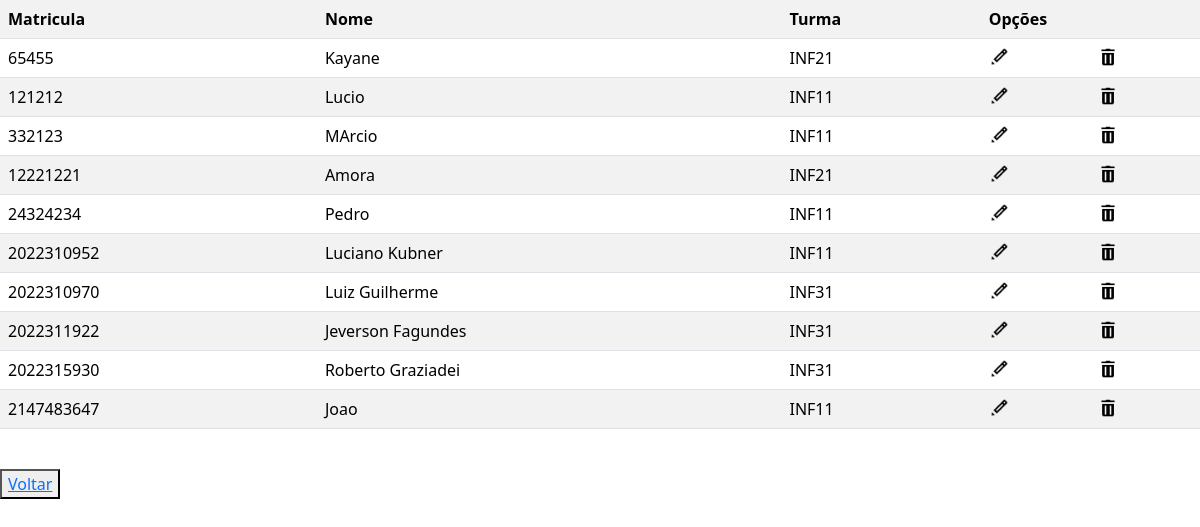
The app's page /crud/crud_aluno/listar.php (signed in), older data.
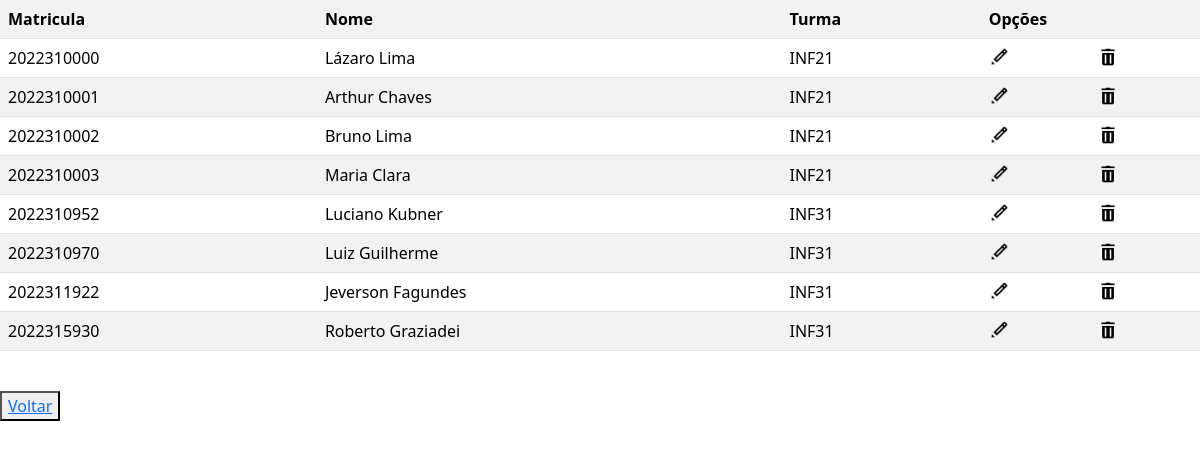
The same page, newer data.
### tables this page shows
CREATE TABLE IF NOT EXISTS `aluno` (
  `matricula` int NOT NULL AUTO_INCREMENT,
  `nome` varchar(255) NOT NULL,
  `turma` int NOT NULL,
  PRIMARY KEY (`matricula`)
);

CREATE TABLE IF NOT EXISTS `turma` (
  `id_turma` int NOT NULL AUTO_INCREMENT,
  `nome_turma` varchar(255) NOT NULL,
  PRIMARY KEY (`id_turma`)
);

### crud/crud_aluno/listar.php (the view, shortened to what this page needs)
<?php
include('../../conecta.php');
echo "<link rel='stylesheet' href='../../css/bootstrap.min.css'>";
$sql = "SELECT * FROM aluno
    inner join turma on turma = id_turma";
$resultado = mysqli_query($conexao, $sql);
echo '<table class="table table-white table-striped">
<tr>
<th scope="col">Matricula</th>
<th scope="col">Nome</th>
<th scope="col">Turma</th>
<th colspan=3>Opções</th>
</tr>';
while ($dados = mysqli_fetch_assoc($resultado)) {
    echo '<tr>';
    echo '<td>' . $dados['matricula'] . '</td>';
    echo '<td>' . $dados['nome'] . '</td>';
    echo '<td>' . $dados['nome_turma'] . '</td>';
    echo '<td> <a href="formedit.php?matricula=' . $dados['matricula'] . '"> <img src="imagens/editar.png" width="20" height="20"> </a> </td>';
    echo '<td> <a href="excluir?matricula=' . $dados['matricula'] . '"> <img src="imagens/excluir.png" width="20" height="20"> </a> </td>';
    echo '</tr>';
}
echo '</table>' . "<br>";
echo '<button><a href="index.php">Voltar</a></button>';

Row changes from the older to the newer data that the page shows:
removed aluno: matricula "65455", nome "Kayane", turma.nome_turma "INF21"
removed aluno: matricula "121212", nome "Lucio", turma.nome_turma "INF11"
removed aluno: matricula "332123", nome "MArcio", turma.nome_turma "INF11"
removed aluno: matricula "12221221", nome "Amora", turma.nome_turma "INF21"
removed aluno: matricula "24324234", nome "Pedro", turma.nome_turma "INF11"
removed aluno: matricula "2147483647", nome "Joao", turma.nome_turma "INF11"
added aluno: matricula "2022310000", nome "Lázaro Lima", turma.nome_turma "INF21"
added aluno: matricula "2022310001", nome "Arthur Chaves", turma.nome_turma "INF21"
added aluno: matricula "2022310002", nome "Bruno Lima", turma.nome_turma "INF21"
added aluno: matricula "2022310003", nome "Maria Clara", turma.nome_turma "INF21"
changed aluno "Luciano Kubner": turma.nome_turma "INF11" → "INF31"
